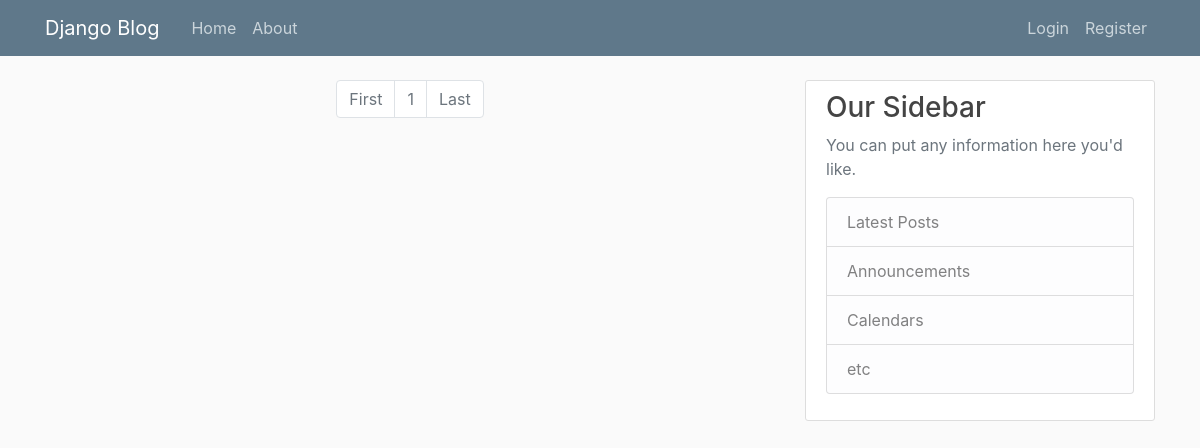
/, run on an earlier commit of the app's database.
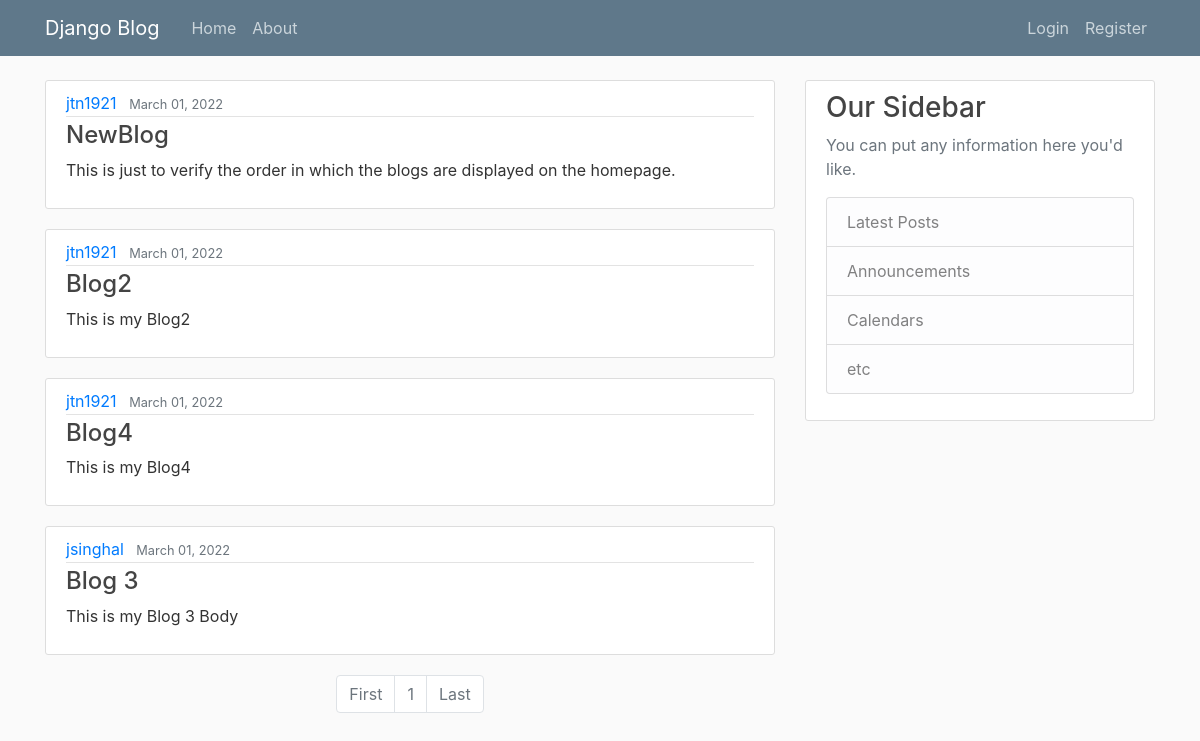
And on a later commit of the database.
### blog/models.py (models this page shows)
class Post(models.Model):
    title = models.CharField(max_length=100)
    content = models.TextField()
    date_posted = models.DateTimeField(default=timezone.now)
    author = models.ForeignKey(User, on_delete=models.CASCADE)
    def __str__(self):
        return self.title

### blog/views.py (the view)
# urls.py: path('', views.home, name="blog-home"),
def home(request):
    posts = Post.objects.all().order_by('-date_posted')
    paginator = Paginator(posts, 5)
    page_number = request.GET.get('page')
    page_obj = paginator.get_page(page_number)
    return render(request, "blog/home.html", {"page_obj": page_obj})

### blog/templates/blog/home.html (shortened to what this page needs)
{% extends "blog/base.html" %} {% block content %} {% for page in page_obj %}
<article class="media content-section">
  <div class="media-body">
    <div class="article-metadata">
      <a class="mr-2" href="{% url 'specific-user-blogs' page.author %}">{{ page.author }}</a>
      <small class="text-muted">{{ page.date_posted|date:"F d, Y" }}</small>
    </div>
    <h4>
      <a class="article-title" href="{% url 'blog-detail' page.id %}">{{ page }}</a>
    </h4>
    <p class="article-content">{{ page.content|truncatewords:50 }}</p>
  </div>
</article>
{% endfor %}
<nav>
  <ul class="pagination justify-content-center">
    <li class="page-item {% if not page_obj.has_previous %} disabled {% endif %}">
      <a class="page-link" href="?page=1">First</a>
    </li>
    {% for i in page_obj.paginator.page_range %}
      {% if page_obj.number == i %}
      <li class="active page-item disabled">
        <a class="page-link" href="#">{{ i }}</a>
      </li>
      {% elif i == page_obj.number|add:'-1' %}
        <li class="page-item">
          <a class="page-link" href="?page={{ page_obj.previous_page_number }}">{{ i }}</a>
        </li>
      {% elif i == page_obj.number|add:'1' %}
      <li class="page-item">
        <a class="page-link" href="?page={{ page_obj.next_page_number }}">{{ i }}</a>
      </li>
      {% endif %}
    {% endfor %}
    <li class="page-item {% if not page_obj.has_next %} disabled {% endif %}">
      <a class="page-link" href="?page={{ page_obj.paginator.num_pages }}">Last</a>
    </li>
  </ul>
</nav>
<br>
{% endblock content %}

### blog/templates/blog/base.html (shortened to what this page needs)
{% load static %}
<!DOCTYPE html>
<html>
<head>
    <link rel="stylesheet" href="https://maxcdn.bootstrapcdn.com/bootstrap/4.0.0/css/bootstrap.min.css">
    <link rel="stylesheet" type="text/css" href="{% static 'blog/main.css' %}">
</head>
<body>
    <header class="site-header">
      <nav class="navbar navbar-expand-md navbar-dark bg-steel fixed-top">
        <div class="container">
          <a class="navbar-brand mr-4" href="{% url 'blog-home' %}">Django Blog</a>
          <div class="collapse navbar-collapse" id="navbarToggle">
            <div class="navbar-nav mr-auto">
              <a class="nav-item nav-link" href="{% url 'blog-home' %}">Home</a>
              <a class="nav-item nav-link" href="{% url 'blog-about' %}">About</a>
            </div>
            <div class="navbar-nav">
                {% if user.is_authenticated %}
                    <a class="nav-item nav-link" href="{% url 'blog-create' %}">Create Blog</a>
                    <a class="nav-item nav-link" href="{% url 'profile' %}">Profile</a>
                    <a class="nav-item nav-link" href="{% url 'logout' %}">Logout</a>
                {% else %}
                    <a class="nav-item nav-link" href="{% url 'login' %}">Login</a>
                    <a class="nav-item nav-link" href="{% url 'registerUser' %}">Register</a>
                {% endif %}
            </div>
          </div>
        </div>
      </nav>
    </header>
    <main role="main" class="container">
      <div class="row">
        <div class="col-md-8">
          {% block content %}{% endblock %}
        </div>
        <div class="col-md-4">
          <div class="content-section">
            <h3>Our Sidebar</h3>
            <p class='text-muted'>You can put any information here you'd like.
              <ul class="list-group">
                <li class="list-group-item list-group-item-light">Latest Posts</li>
                <li class="list-group-item list-group-item-light">Announcements</li>
                <li class="list-group-item list-group-item-light">Calendars</li>
                <li class="list-group-item list-group-item-light">etc</li>
              </ul>
            </p>
          </div>
        </div>
      </div>
    </main>
</body>
</html>

### blog/static/blog/main.css (style rules this page uses)
body { background: #fafafa; color: #333333; margin-top: 5rem; }
h1, h2, h3, h4, h5, h6 { color: #444444; }
ul { margin: 0; }
.bg-steel { background-color: #5f788a; }
.site-header .navbar-nav .nav-link { color: #cbd5db; }
.content-section { background: #ffffff; padding: 10px 20px; border: 1px solid #dddddd; border-radius: 3px; margin-bottom: 20px; }
.article-title { color: #444444; }
.article-content { white-space: pre-line; }
.article-metadata { padding-bottom: 1px; margin-bottom: 4px; border-bottom: 1px solid #e3e3e3; }

What changed in the data, as far as the page shows it:
added Post: author "jtn1921", date_posted "March 01, 2022", title "NewBlog", content "This is just to verify the order in which the blogs are displayed on the homepage."
added Post: author "jtn1921", date_posted "March 01, 2022", title "Blog2", content "This is my Blog2"
added Post: author "jtn1921", date_posted "March 01, 2022", title "Blog4", content "This is my Blog4"
added Post: author "jsinghal", date_posted "March 01, 2022", title "Blog 3", content "This is my Blog 3 Body"
